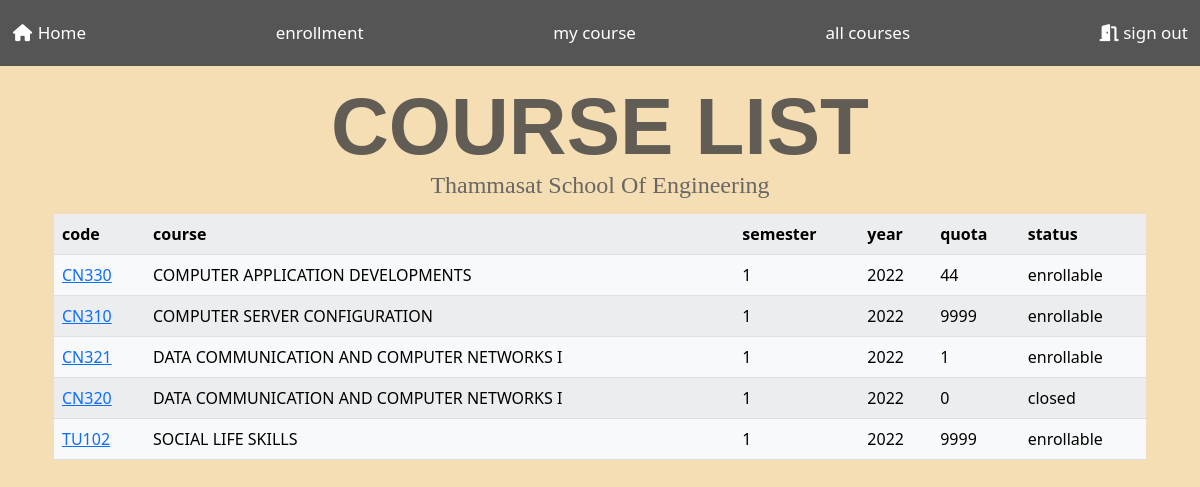
The app's page /subjects/, older data.
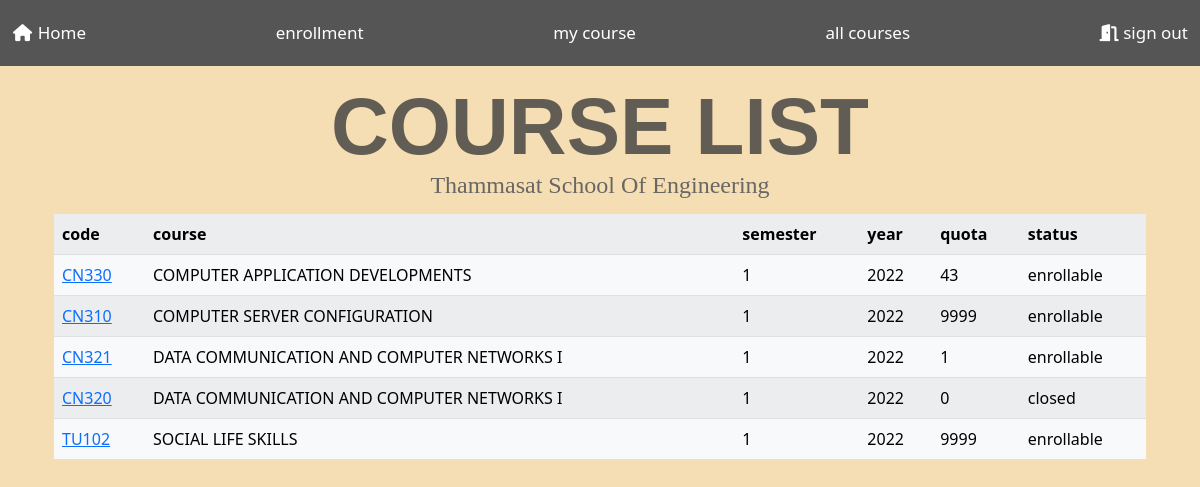
The same page, newer data.
### subjects/models.py (models this page shows, shortened)
class Subject(models.Model):
    subjectCode = models.CharField(max_length=64)
    subjectName = models.CharField(max_length=64)
    semester = models.IntegerField()
    year = models.IntegerField()
    quota = models.IntegerField()
    status = models.BooleanField(default=True)
    detail = models.CharField(max_length=99999, default="")

### subjects/views.py (the view)
# urls.py: path('', views.index, name='index'),
def index(request):
    subjects = Subject.objects.all()
    return render(request, 'subjects/index.html' ,{
        'subjects' : subjects
    })

### subjects/templates/subjects/index.html (shortened to what this page needs)
{% extends 'subjects/layout.html' %}
{% block body %}
<br>
<br>
<h1>COURSE LIST</h1>
<br>
<p> Thammasat School Of Engineering </p>
<div class="container">
    <table class="table table-light table-striped">
        <tr>
            <th>code</th>
            <th>course</th>
            <th>semester</th>
            <th>year</th>
            <th>quota</th>
            <th>status</th>
        </tr>
        {% for subject in subjects %}
        <tr>
            <td><a href="{% url 'subjects:subjects' subject.id %}">{{ subject.subjectCode }}</a></td>
            <td>{{ subject.subjectName }}</td>
            <td>{{ subject.semester }}</td>
            <td>{{ subject.year }}</td>
            <td>{{ subject.quota }}</td>
            {%if subject.status and subject.quota %}
            <td>enrollable</td>
            {% else %}
            <td>closed</td>
            {% endif %}
        </tr>
        {% endfor %}
    </table>
</div>
{% endblock %}

Row changes from the older to the newer data that the page shows:
changed Subject "CN330": quota "44" → "43"
